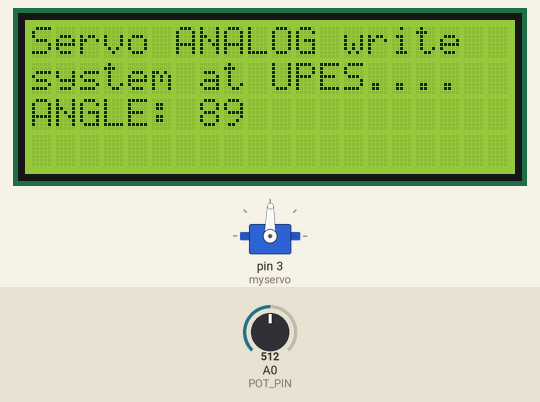
Simulated run of this sketch. Board: Arduino Uno, built with avr-gcc and run on an emulated ATmega328P. Shown: servo, 20×4 character LCD. Inputs (shaded band) come from the test bench; at power-on: A0 (POT_PIN) = 512.

Above: at 1.2 s.
1.3 s: A0 (POT_PIN) set to 716
At 2.5 s:
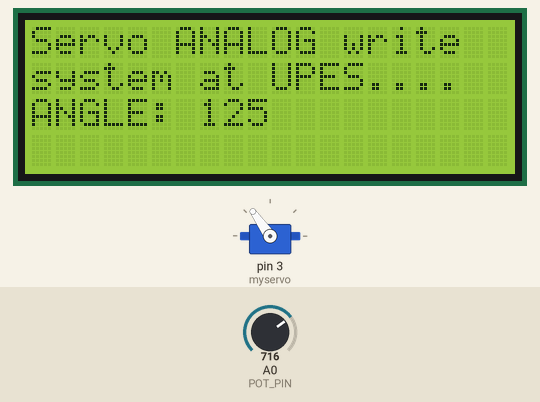
2.8 s: A0 (POT_PIN) set to 900
At 3.5 s:
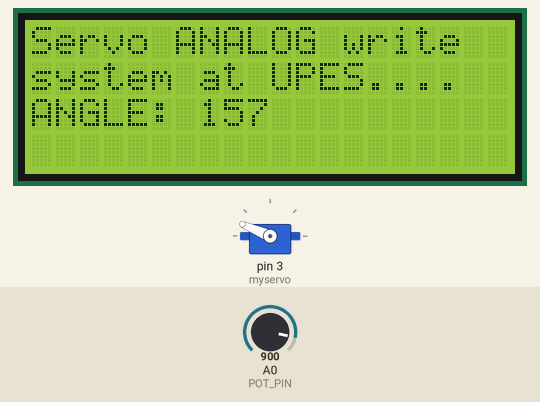
4.3 s: A0 (POT_PIN) set to 1023
At 5.5 s:
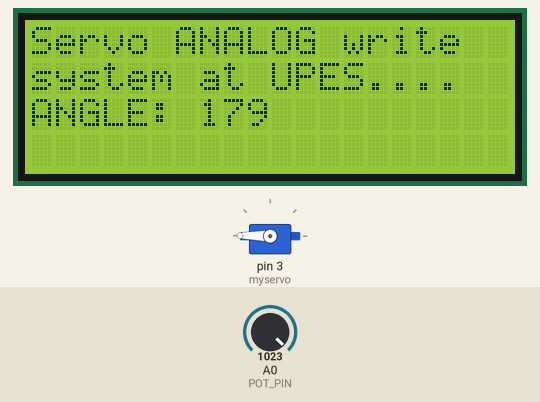
5.8 s: A0 (POT_PIN) set to 306
At 6.1 s:
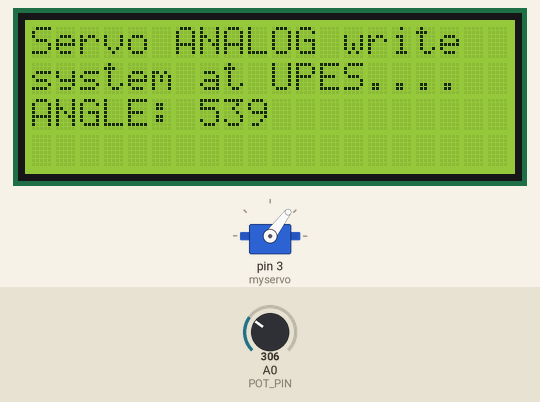
7.3 s: A0 (POT_PIN) set to 122
At 8.3 s:
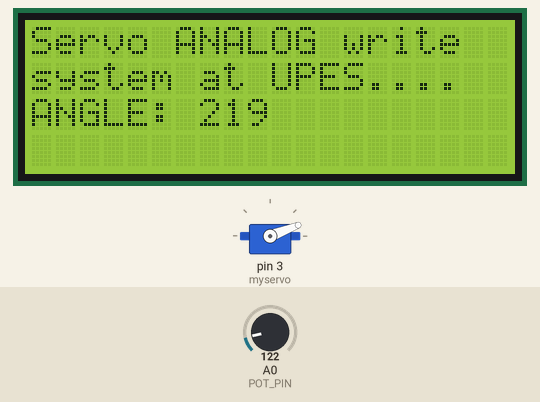
8.8 s: A0 (POT_PIN) set to 0
At 9.3 s:
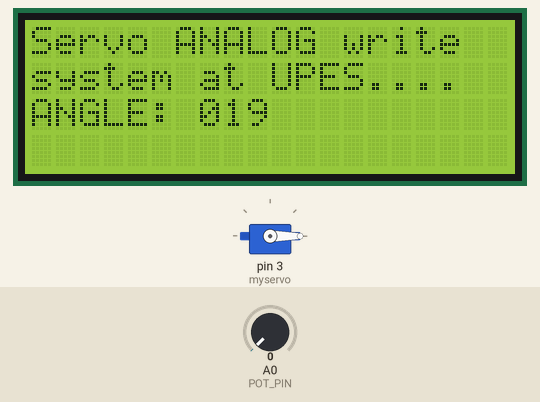
Timing chart, 0 to 11.3 s (numbered marks = the images above; inputs shaded):
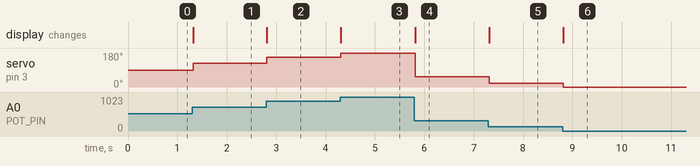

Measured:
- after the input at 1.3 s, servo on pin 3 (myservo): 89° → 125° at once; the display: changes at once (image 1)
- after the input at 2.8 s, servo on pin 3 (myservo): 125° → 157° at once; the display: changes at once (image 2)
- after the input at 4.3 s, servo on pin 3 (myservo): 157° → 179° at once; the display: changes at once (image 3)
- after the input at 5.8 s, servo on pin 3 (myservo): 179° → 53° at once; the display: changes at once (image 4)
- after the input at 7.3 s, servo on pin 3 (myservo): 53° → 21° at once; the display: changes at once (image 5)
- after the input at 8.8 s, servo on pin 3 (myservo): 21° → 0° at once; the display: changes at once (image 6)

The sketch:

SERVO.ino
```cpp
#include<Servo.h>
#include<LiquidCrystal.h>
LiquidCrystal lcd(13,12,11,10,9,8);
Servo myservo;
  int POT_PIN = A0;
  int POT_PIN_ADC_LEVEL;

void setup() {
 myservo.attach(3);
 lcd.begin(20,4);
 lcd.setCursor(0,0);
 lcd.print("Servo ANALOG write ");
 lcd.setCursor(0,1);
 lcd.print("system at UPES....");
}

void loop() {
 POT_PIN_ADC_LEVEL = analogRead(POT_PIN);
 POT_PIN_ADC_LEVEL = map(POT_PIN_ADC_LEVEL, 0, 1023, 0, 179);

 myservo.write(POT_PIN_ADC_LEVEL);
 lcd.setCursor(0,2);
 lcd.print("ANGLE: ");
 lcd.print(POT_PIN_ADC_LEVEL);
 delay(15);
}
```
